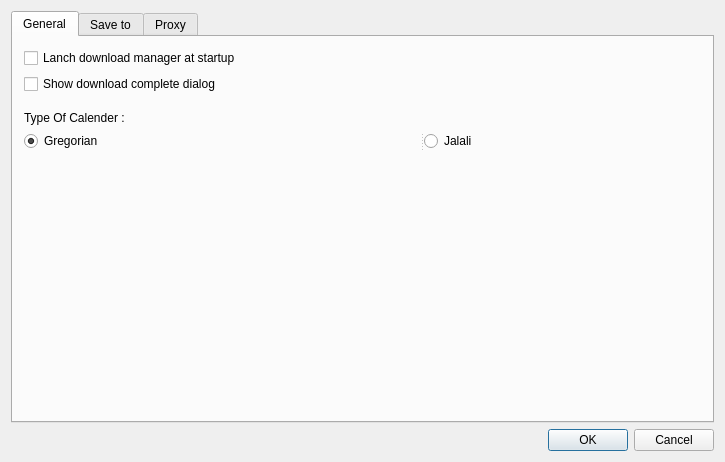
<?xml version="1.0" encoding="UTF-8"?>
<ui version="4.0">
 <class>OptionsWidget</class>
 <widget class="QWidget" name="OptionsWidget">
  <property name="geometry">
   <rect>
    <x>0</x>
    <y>0</y>
    <width>725</width>
    <height>462</height>
   </rect>
  </property>
  <property name="windowTitle">
   <string>OptionsWidget</string>
  </property>
  <layout class="QGridLayout" name="gridLayout">
   <item row="1" column="0">
    <widget class="QDialogButtonBox" name="buttonBox">
     <property name="standardButtons">
      <set>QDialogButtonBox::Cancel|QDialogButtonBox::Ok</set>
     </property>
    </widget>
   </item>
   <item row="0" column="0">
    <widget class="QTabWidget" name="tabWidget">
     <property name="tabPosition">
      <enum>QTabWidget::North</enum>
     </property>
     <property name="tabShape">
      <enum>QTabWidget::Rounded</enum>
     </property>
     <property name="currentIndex">
      <number>0</number>
     </property>
     <property name="elideMode">
      <enum>Qt::ElideNone</enum>
     </property>
     <property name="documentMode">
      <bool>false</bool>
     </property>
     <property name="tabsClosable">
      <bool>false</bool>
     </property>
     <widget class="QWidget" name="General">
      <attribute name="title">
       <string>General</string>
      </attribute>
      <layout class="QGridLayout" name="gridLayout_5">
       <item row="3" column="0" colspan="2">
        <spacer name="verticalSpacer_4">
         <property name="orientation">
          <enum>Qt::Vertical</enum>
         </property>
         <property name="sizeHint" stdset="0">
          <size>
           <width>20</width>
           <height>40</height>
          </size>
         </property>
        </spacer>
       </item>
       <item row="2" column="0" colspan="2">
        <widget class="QWidget" name="widget" native="true">
         <layout class="QGridLayout" name="gridLayout_6">
          <property name="leftMargin">
           <number>0</number>
          </property>
          <item row="0" column="0">
           <widget class="QLabel" name="label_6">
            <property name="text">
             <string>Type Of Calender :</string>
            </property>
           </widget>
          </item>
          <item row="1" column="0">
           <widget class="QSplitter" name="splitter">
            <property name="orientation">
             <enum>Qt::Horizontal</enum>
            </property>
            <widget class="QRadioButton" name="Gregorian_radioButton">
             <property name="text">
              <string>Gregorian</string>
             </property>
             <property name="checked">
              <bool>true</bool>
             </property>
            </widget>
            <widget class="QRadioButton" name="Jalali_radioButton">
             <property name="text">
              <string>Jalali</string>
             </property>
            </widget>
           </widget>
          </item>
         </layout>
        </widget>
       </item>
       <item row="1" column="0" colspan="2">
        <widget class="QCheckBox" name="ShowCompliteDialog_checkButton">
         <property name="text">
          <string>Show download complete dialog</string>
         </property>
        </widget>
       </item>
       <item row="0" column="0" colspan="2">
        <widget class="QCheckBox" name="checkBox">
         <property name="text">
          <string>Lanch download manager at startup</string>
         </property>
        </widget>
       </item>
      </layout>
     </widget>
     <widget class="QWidget" name="Save_to">
      <attribute name="title">
       <string>Save to</string>
      </attribute>
      <layout class="QGridLayout" name="gridLayout_3">
       <item row="1" column="0">
        <widget class="QGroupBox" name="groupBox_2">
         <property name="title">
          <string>Main dirctory</string>
         </property>
         <layout class="QHBoxLayout" name="horizontalLayout_2">
          <item>
           <widget class="QLineEdit" name="MainDirectory_lineEdit"/>
          </item>
          <item>
           <widget class="QToolButton" name="MainDirectory_toolButton">
            <property name="text">
             <string>...</string>
            </property>
           </widget>
          </item>
         </layout>
        </widget>
       </item>
       <item row="3" column="0">
        <spacer name="verticalSpacer">
         <property name="orientation">
          <enum>Qt::Vertical</enum>
         </property>
         <property name="sizeType">
          <enum>QSizePolicy::Preferred</enum>
         </property>
         <property name="sizeHint" stdset="0">
          <size>
           <width>20</width>
           <height>40</height>
          </size>
         </property>
        </spacer>
       </item>
       <item row="0" column="0">
        <widget class="QGroupBox" name="groupBox">
         <property name="title">
          <string>Temprary dirctory</string>
         </property>
         <layout class="QHBoxLayout" name="horizontalLayout">
          <item>
           <widget class="QLineEdit" name="TempDirectory_lineEdit"/>
          </item>
          <item>
           <widget class="QToolButton" name="TempDirectory_toolButton">
            <property name="text">
             <string>...</string>
            </property>
           </widget>
          </item>
         </layout>
        </widget>
       </item>
       <item row="2" column="0">
        <widget class="QGroupBox" name="groupBox_3">
         <property name="title">
          <string>Parts of new downloads</string>
         </property>
         <layout class="QGridLayout" name="gridLayout_4">
          <item row="0" column="0">
           <widget class="QLabel" name="label_7">
            <property name="text">
             <string>Number of parts to which a new download should be divided</string>
            </property>
           </widget>
          </item>
          <item row="0" column="2">
           <widget class="QSpinBox" name="PartDownloads_spinBox">
            <property name="minimum">
             <number>1</number>
            </property>
            <property name="maximum">
             <number>32</number>
            </property>
           </widget>
          </item>
          <item row="0" column="1">
           <spacer name="horizontalSpacer_2">
            <property name="orientation">
             <enum>Qt::Horizontal</enum>
            </property>
            <property name="sizeType">
             <enum>QSizePolicy::Preferred</enum>
            </property>
            <property name="sizeHint" stdset="0">
             <size>
              <width>40</width>
              <height>20</height>
             </size>
            </property>
           </spacer>
          </item>
         </layout>
        </widget>
       </item>
      </layout>
     </widget>
     <widget class="QWidget" name="Proxy_tab">
      <attribute name="title">
       <string>Proxy</string>
      </attribute>
      <layout class="QGridLayout" name="gridLayout_2">
       <item row="0" column="0">
        <widget class="QLabel" name="label_2">
         <property name="text">
          <string>Proxy/Socks type :</string>
         </property>
        </widget>
       </item>
       <item row="1" column="1">
        <widget class="QLineEdit" name="AddressServer_lineEdit"/>
       </item>
       <item row="0" column="1">
        <widget class="QComboBox" name="ProxyType_comboBox">
         <item>
          <property name="text">
           <string>No proxy</string>
          </property>
         </item>
         <item>
          <property name="text">
           <string>Http proxy</string>
          </property>
         </item>
         <item>
          <property name="text">
           <string>Socks5</string>
          </property>
         </item>
        </widget>
       </item>
       <item row="2" column="0">
        <widget class="QLabel" name="label_5">
         <property name="text">
          <string>Username :</string>
         </property>
        </widget>
       </item>
       <item row="3" column="0">
        <widget class="QLabel" name="label_4">
         <property name="text">
          <string>Password :</string>
         </property>
        </widget>
       </item>
       <item row="2" column="1" colspan="2">
        <widget class="QLineEdit" name="Username_lineEdit">
         <property name="echoMode">
          <enum>QLineEdit::Normal</enum>
         </property>
        </widget>
       </item>
       <item row="1" column="0">
        <widget class="QLabel" name="label">
         <property name="text">
          <string>Address server :</string>
         </property>
        </widget>
       </item>
       <item row="3" column="1">
        <widget class="QLineEdit" name="Password_lineEdit">
         <property name="echoMode">
          <enum>QLineEdit::Password</enum>
         </property>
        </widget>
       </item>
       <item row="4" column="1">
        <spacer name="verticalSpacer_2">
         <property name="orientation">
          <enum>Qt::Vertical</enum>
         </property>
         <property name="sizeType">
          <enum>QSizePolicy::Maximum</enum>
         </property>
         <property name="sizeHint" stdset="0">
          <size>
           <width>20</width>
           <height>40</height>
          </size>
         </property>
        </spacer>
       </item>
       <item row="2" column="3" colspan="3">
        <spacer name="horizontalSpacer">
         <property name="orientation">
          <enum>Qt::Horizontal</enum>
         </property>
         <property name="sizeType">
          <enum>QSizePolicy::Expanding</enum>
         </property>
         <property name="sizeHint" stdset="0">
          <size>
           <width>40</width>
           <height>20</height>
          </size>
         </property>
        </spacer>
       </item>
       <item row="1" column="4" colspan="2">
        <widget class="QSpinBox" name="Port_spinBox">
         <property name="sizePolicy">
          <sizepolicy hsizetype="Preferred" vsizetype="Fixed">
           <horstretch>0</horstretch>
           <verstretch>0</verstretch>
          </sizepolicy>
         </property>
         <property name="minimumSize">
          <size>
           <width>50</width>
           <height>0</height>
          </size>
         </property>
         <property name="maximum">
          <number>65535</number>
         </property>
        </widget>
       </item>
       <item row="1" column="3">
        <widget class="QLabel" name="label_3">
         <property name="text">
          <string>Port :</string>
         </property>
        </widget>
       </item>
      </layout>
     </widget>
    </widget>
   </item>
  </layout>
 </widget>
 <layoutdefault spacing="6" margin="11"/>
 <resources/>
 <connections/>
</ui>
